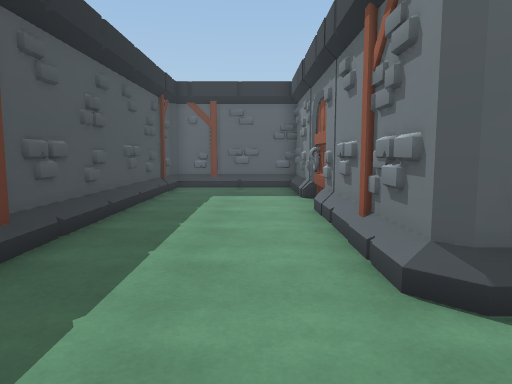
[1] (above)

16 first-person views from a walk through a 3-D level made in the Unity game engine. The camera is 1.3 m above the floor, tilts 6° down and sees 70° across. The floor is counted in squares, 1 m on a side. Each view is taken from the middle of a square. On the plan, view 1 faces up. The plan holds only what a view shows up to about 15 squares ahead; the rest is blank. The place goes on beyond the plan.

[2]
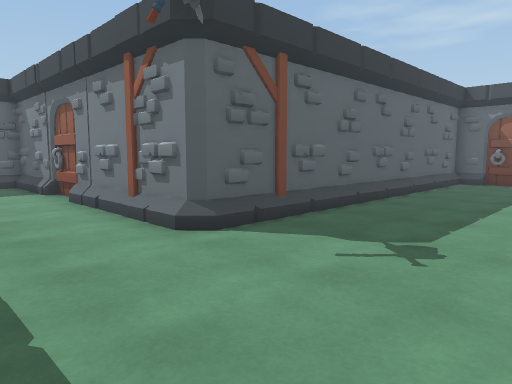

[3]
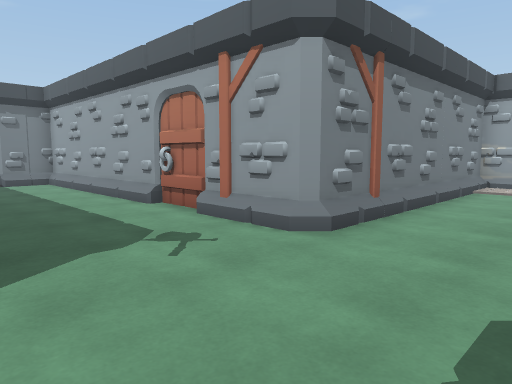

[4]
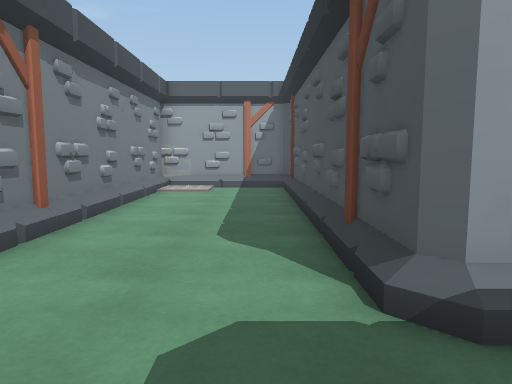

[5]
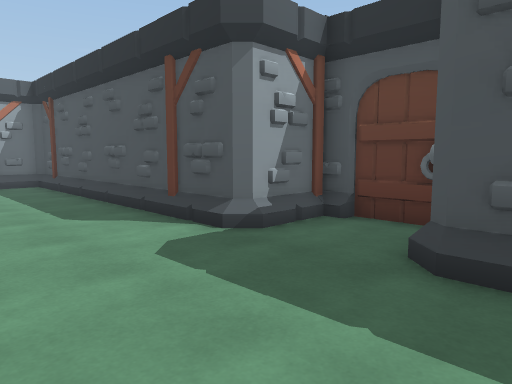

[6]
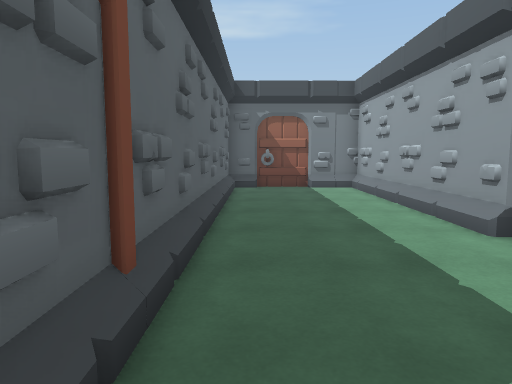

[7]
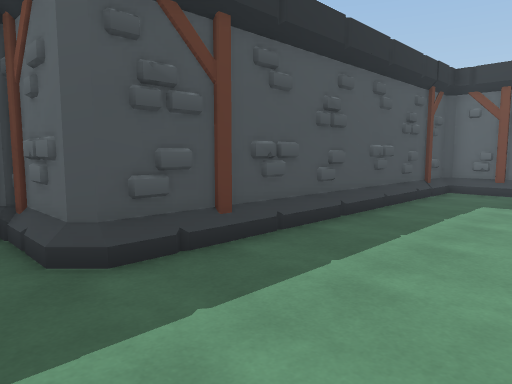

[8]
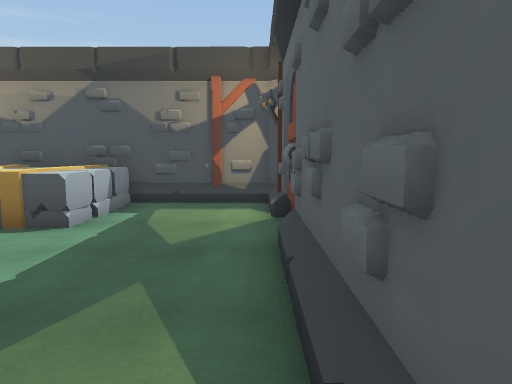

[9]
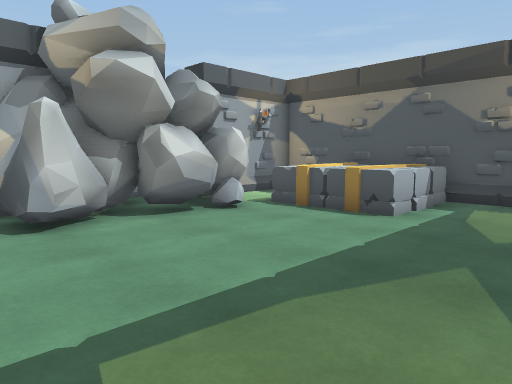

[10]
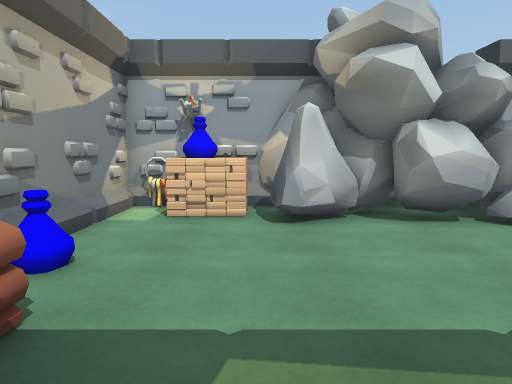

[11]
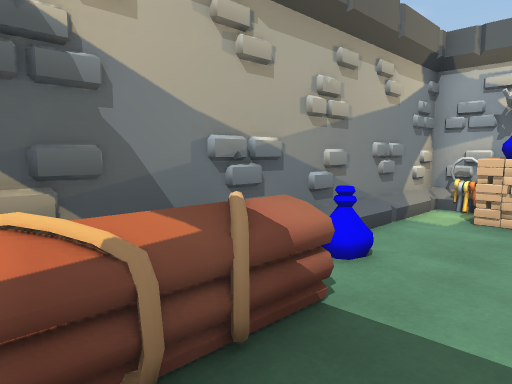

[12]
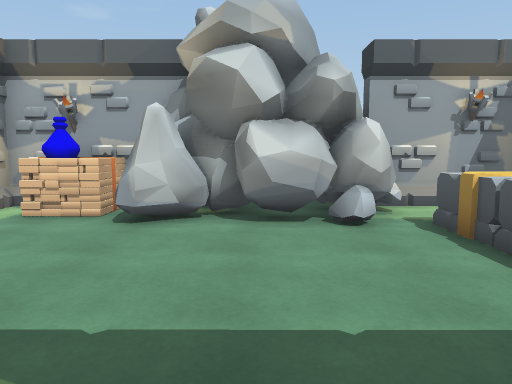

[13]
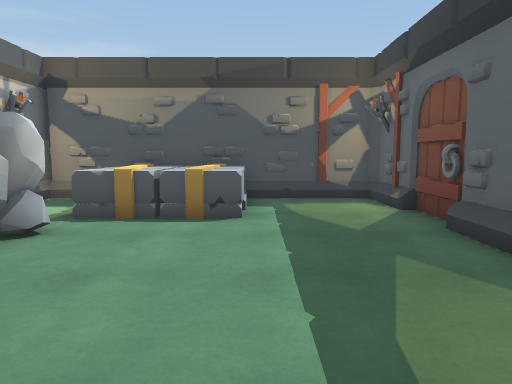

[14]
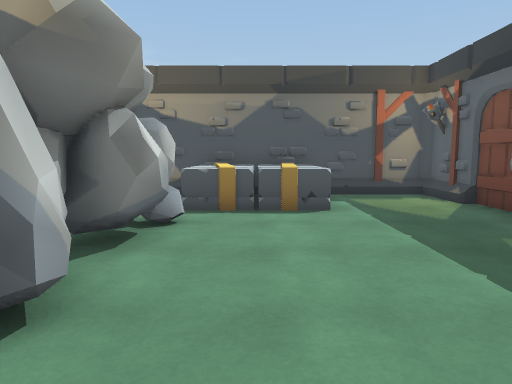

[15]
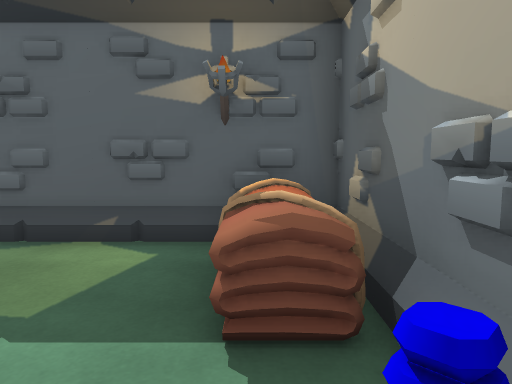

[16]
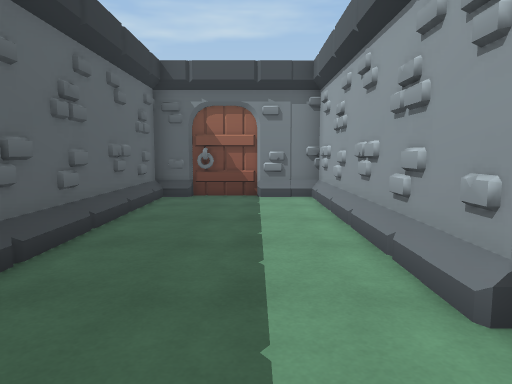

### Floor plan
Points are (right, up) in squares from view 1. A wall is a line through its corners. A room is listed if a view was taken in it or the views show most of it. See-through windows are left out.
Room 1 (views 1, 2, 3, 4, 5, 6, 7, 16)
walls: (2, 2.9) (1.5, 3.4); (1.6, 2.8) (1.6, 7.6); (1.6, 10.9) (1.6, 14.1); (7.5, -1.9) (15.2, -1.9) (15.2, -1); (1.9, -1.9) (3.9, -1.9); (1.6, -2.2) (2.1, -1.7); (-3.1, 2.9) (-3.7, 2.2); (1.6, 14.3) (-3, 14.3) (-3.3, 14) (-3.3, 2.4) (-5.6, 2.4); (-3.3, -0.6) (-3.3, -12) (-3.1, -12.3) (2.1, -12.3); (15.1, 3) (1.6, 3); (-5.6, -0.6) (-3.5, -0.6) (-3.1, -1.1); (1.6, -12.1) (1.6, -1.9)
low walls: (5.4, 2.8) (4.6, 2.8); (4.5, 2.8) (1.6, 2.8); (6.5, 2.8) (5.5, 2.8); (8.1, 2.8) (6.6, 2.8); (1.9, 2.7) (1.4, 3.3); (10.1, 2.8) (8.2, 2.8); (12, 2.8) (10.2, 2.8); (8, -1.7) (9.4, -1.7); (1.6, -1.9) (1.9, -1.7) (3.5, -1.7); (-3, 5.6) (-3, 3.8); (9.5, -1.7) (10.4, -1.7); (-3, 3.6) (-3, 2.6); (10.5, -1.7) (11.1, -1.7); (13.4, 2.8) (12.5, 2.8); (-3, 8.4) (-3, 5.8); (-3.5, 2.2) (-4.4, 2.2); (-3, 9.4) (-3, 8.5); (1.6, 14.1) (-0.5, 14.1); (-4.6, 2.2) (-5.4, 2.2); (-3.5, -0.4) (-3, -0.9) (-3, -1.7); (-3, 11.4) (-3, 9.6); (-3, -1.9) (-3, -3.7); (-0.8, 14.1) (-3, 14.1); (-3, -3.9) (-3, -4.4); (15, -1.6) (15, -1); (-3, -4.5) (-3, -5.4); (-3, -6.5) (-3, -7.4); (-3.3, -12) (-0.8, -12)
ways out: opening at (5.5, -2) to room 2; opening at (15, 1)
objects: other object (-6, 1); other object (2, 9)
Room 2 (views 8, 9, 10, 11, 12, 13, 14, 15)
walls: (4, -2.4) (2.4, -2.4) (2.1, -2.7) (2.1, -12.1); (11.6, -12.3) (15.2, -12.3); (12.2, -12) (12.2, -11.4); (2.1, -12.3) (5.6, -12.3); (15.2, -12) (15.2, -2.4) (7.5, -2.4)
low walls: (2.4, -5.1) (2.4, -6); (13.7, -4.5) (14.2, -4.9); (13.8, -3.7) (14.2, -3.4); (14.6, -5.7) (13.7, -5.6); (14.6, -5.6) (13.7, -5.7) (13.7, -3.2); (2.4, -2.4) (2.4, -4.5); (14.7, -5.6) (13.7, -5.7); (14.7, -5.5) (14.1, -5.1); (14.3, -3.5) (13.6, -4); (11.5, -12) (12.2, -12); (15, -5.6) (15, -4.6); (4.1, -12) (5.1, -12); (15, -9.6) (15, -8.5); (15, -10.4) (15, -9.8); (15, -11.6) (15, -10.5)
ways out: opening at (5.5, -2) to room 1
objects: other object (3, -10) to (6, -6); other object (5, -2) to (6, -2); other object (6, -12) to (12, -9); other object (13, -11) to (14, -11); other object (14, -12); other object (14, -7)

Where each view was taken, in squares from view 1:
view 1: 0 up, 0 right, facing up
view 2: 2 down, 2 left, facing up-right
view 3: 3 up, 2 left, facing down-right
view 4: 2 up, 2 left, facing down
view 5: 4 up, 1 right, facing down-left
view 6: 2 up, 1 right, facing right
view 7: 1 up, 1 right, facing up-left
view 8: 3 down, 12 right, facing left
view 9: 3 down, 13 right, facing down-left
view 10: 3 down, 12 right, facing down
view 11: 3 down, 12 right, facing down-right
view 12: 3 down, 9 right, facing down
view 13: 6 down, 13 right, facing left
view 14: 8 down, 14 right, facing left
view 15: 8 down, 14 right, facing up
view 16: 0 up, 4 right, facing right
